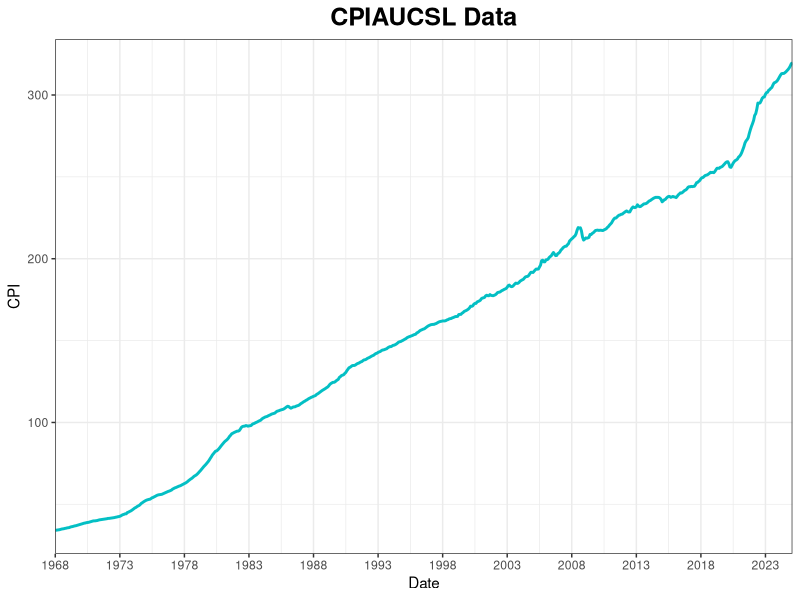
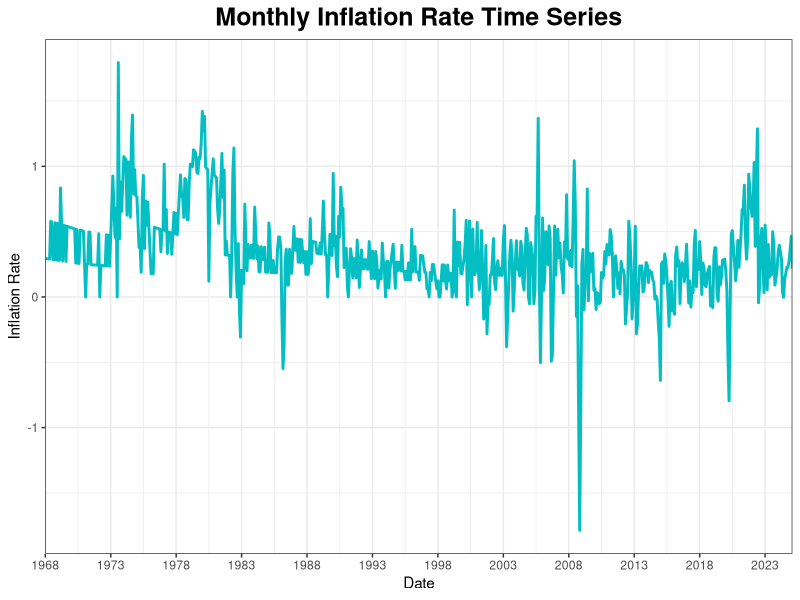
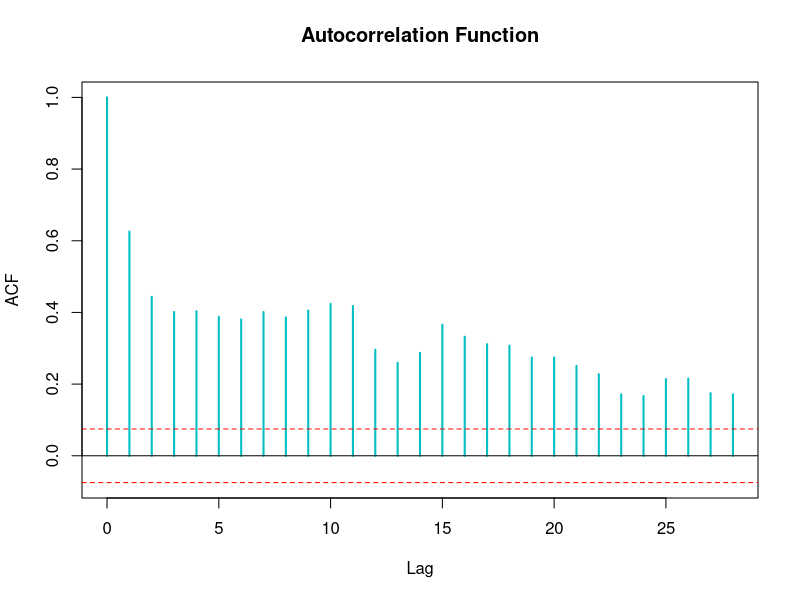
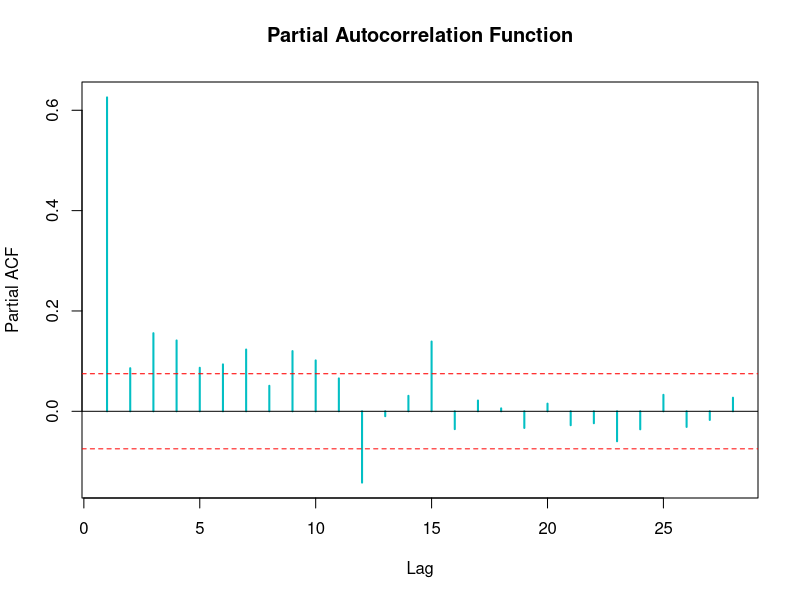
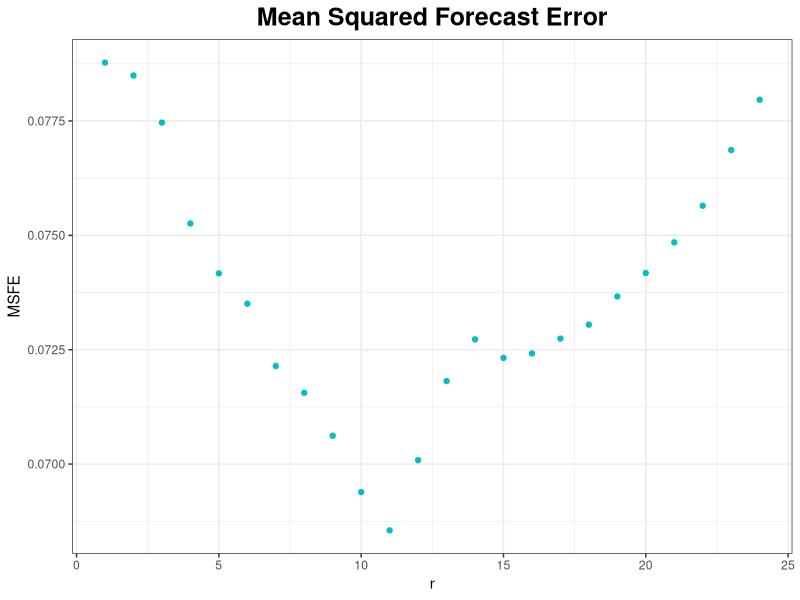
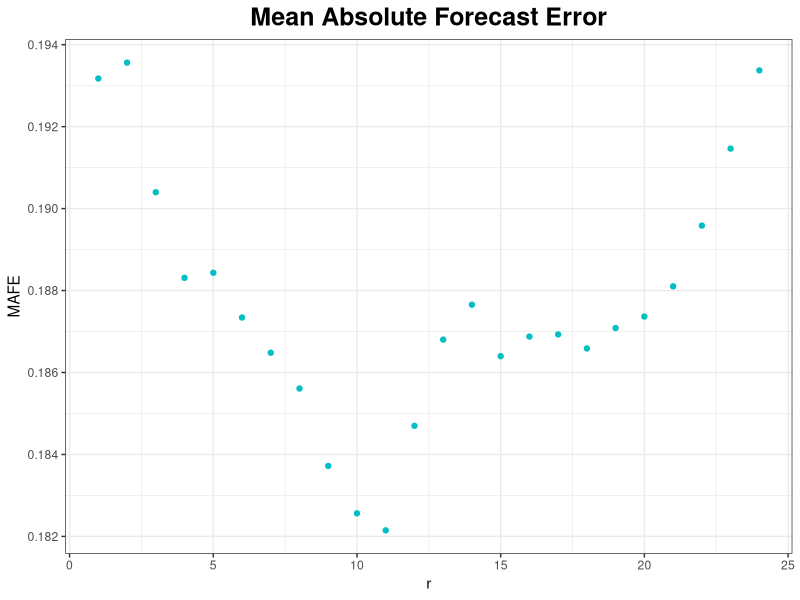
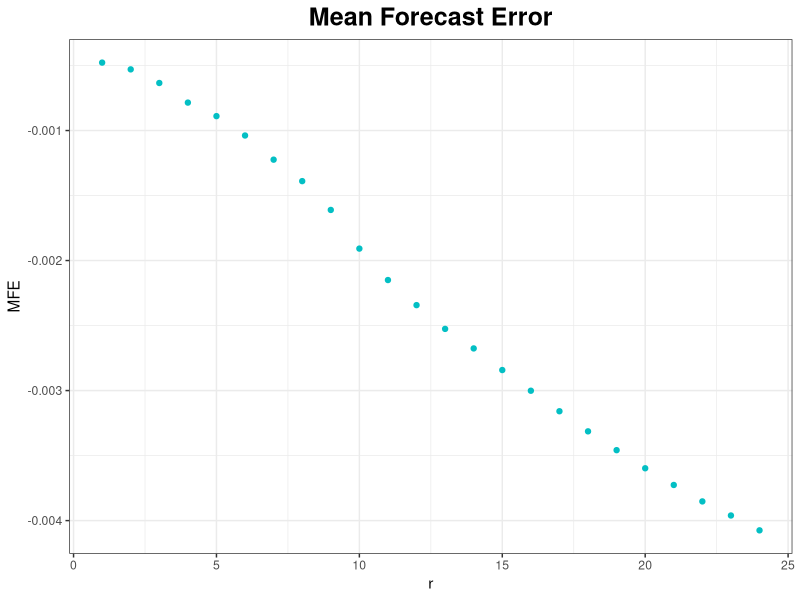
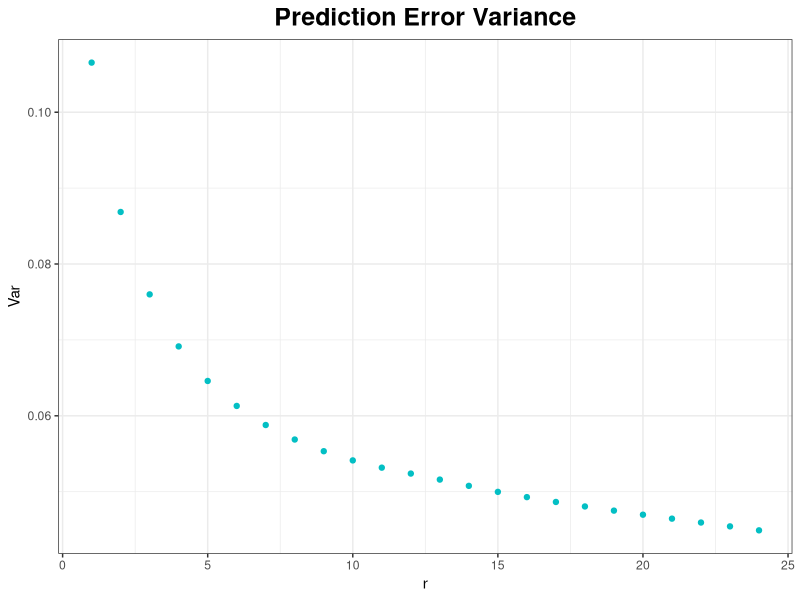

Source code (R) for these figures, in order:
## ---- chunk 1
library(dplyr)
library(ggplot2)

setwd("C:/Users/Gabriele/Desktop/EM_PS1_EX2/") 

FRED_data <- read.csv('CPIAUCSL.csv') %>%
  mutate(
    observation_date = as.Date(observation_date, format = "%Y-%m-%d"),
    CPIAUCSL = as.numeric(CPIAUCSL),
    y = 100 * c(NA, diff(log(CPIAUCSL)))) %>%
  filter(observation_date >= "1968-01-01")

## ---- chunk 2

#CPI
ggplot(FRED_data, aes(x = observation_date, y = CPIAUCSL, group = 1)) +
  geom_line(linewidth = 1, color="#03bfc4") +
  labs(title = "CPIAUCSL Data", x = "Date", y = "CPI") +
  scale_x_date(date_breaks = "5 years", expand = c(0, 0) , date_labels = "%Y") +
  theme_bw() +
  theme(
    plot.title = element_text(face = "bold", size = 18, hjust = 0.5)
  )
#ggsave(plot = last_plot(), filename = "CPI.png")


#IR
ggplot(FRED_data, aes(x = observation_date, y = y, group = 1)) +
  geom_line(linewidth = 1, color="#03bfc4") +
  labs(title = "Monthly Inflation Rate Time Series", x = "Date", y = "Inflation Rate") +
  scale_x_date(date_breaks = "5 years", expand = c(0, 0) , date_labels = "%Y") +
  theme_bw() +
  theme(
    plot.title = element_text(face = "bold", size = 18, hjust = 0.5)
  )
#ggsave(plot = last_plot(), filename = "IR.png")


#ACF
#png("ACF.png", width = 800, height = 600, res = 150)
acf(FRED_data$y, main = "Autocorrelation Function", col = "#03bfc4",  lwd = 2, ci.col = "red")
#dev.off()

#PACF
#png("PACF.png", width = 800, height = 600, res = 150)
pacf(FRED_data$y, main = "Partial Autocorrelation Function", col = "#03bfc4", lwd = 2, ci.col = "red")
#dev.off()

## ---- chunk 3
forecast_indices <- which(FRED_data$observation_date >= "1970-01-01")

msfe <- numeric(24)
mfe <- numeric(24)
mafe <- numeric(24)
pred_err_var <- numeric(24)

for (r in 1:24) {
  forecasts <- c()
  errors <- c()
  for (t in forecast_indices) {
      yt_hat <- mean(FRED_data$y[(t - r):(t - 1)])
      forecasts <- c(forecasts, yt_hat)
      errors <- c(errors, (FRED_data$y[t] - yt_hat))
  }
  msfe[r] <- mean(errors^2)  # Mean Squared Forecast Error
  mfe[r] <- mean(errors)  # Mean Forecast Error (bias)
  mafe[r] <- mean(abs(errors))  # Mean Absolute Forecast Error
  pred_err_var[r] <- var(forecasts) #Prediction Error Variance
}

results <- data.frame(r = 1:24, msfe, mafe, mfe, pred_err_var)

best_r_msfe <- which.min(msfe)
cat("The optimal value of r (MSFE) is:", best_r_msfe, "\n")

best_r_mafe <- which.min(mafe)
cat("The optimal value of r (MAFE) is:", best_r_mafe, "\n")

## ---- chunk 4
#MSFE
ggplot(results, aes(x = r, y = msfe)) +
  geom_point(color = "#03bfc4") +
  labs(title = "Mean Squared Forecast Error", x = "r", y = "MSFE") +
  theme_bw() +
  theme(
    plot.title = element_text(face = "bold", size = 18, hjust = 0.5)
  )

#ggsave(plot = last_plot(), filename = "MSFE.png")

#MAFE
ggplot(results, aes(x = r, y = mafe)) +
  geom_point(color = "#03bfc4") +
  labs(title = "Mean Absolute Forecast Error", x = "r", y = "MAFE") +
  theme_bw() +
  theme(
    plot.title = element_text(face = "bold", size = 18, hjust = 0.5)
  )

#ggsave(plot = last_plot(), filename = "MAFE.png")

#MFE
ggplot(results, aes(x = r, y = mfe)) +
  geom_point(color = "#03bfc4") +
  labs(title = "Mean Forecast Error", x = "r", y = "MFE") +
  theme_bw() +
  theme(
    plot.title = element_text(face = "bold", size = 18, hjust = 0.5)
  )

#ggsave(plot = last_plot(), filename = "MFE.png")

#Prediction Error Variance
ggplot(results, aes(x = r, y = pred_err_var)) +
  geom_point(color = "#03bfc4") +
  labs(title = "Prediction Error Variance", x = "r", y = "Var") +
  theme_bw() +
  theme(
    plot.title = element_text(face = "bold", size = 18, hjust = 0.5)
  )
#ggsave(plot = last_plot(), filename = "VAR.png")
